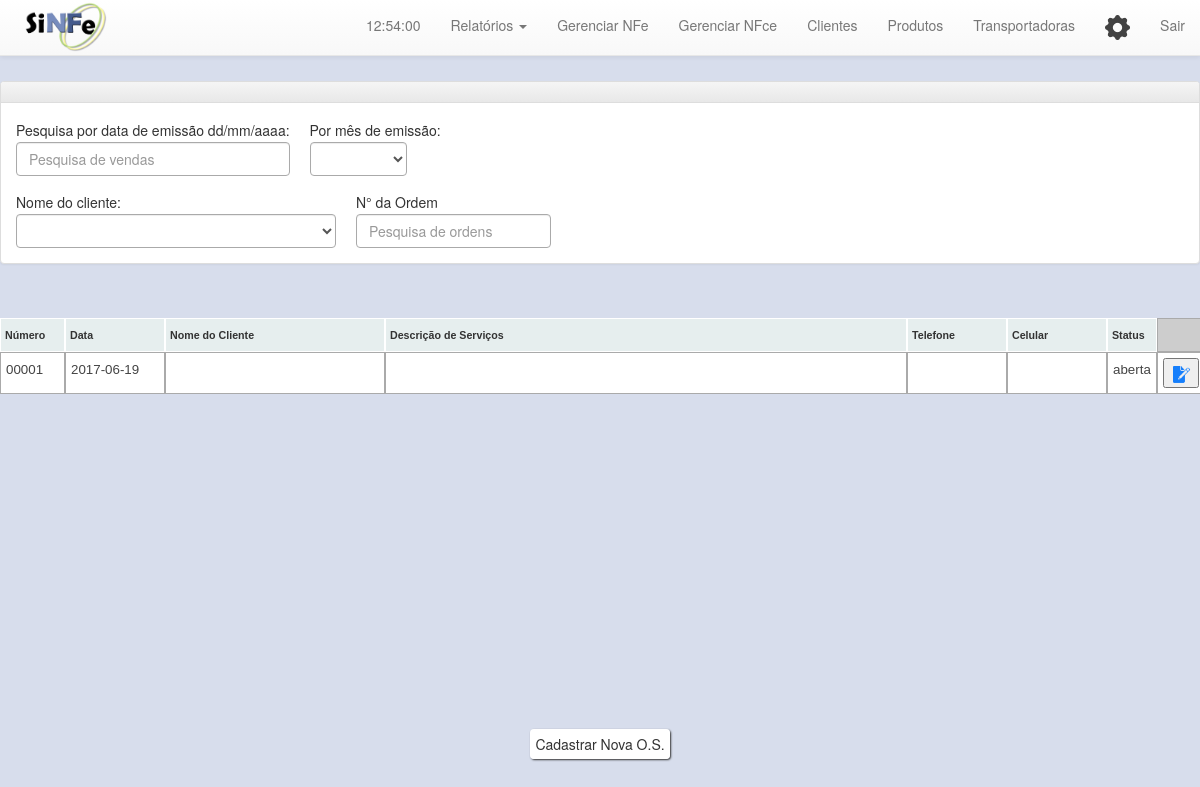
/ordem_lista.php (signed in), run on the app's committed database.
### tables this page shows
CREATE TABLE `tab_ordem` (
  `id_ordem` int(11) NOT NULL,
  `status_ordem` varchar(50) NOT NULL,
  `id_cliente_ordem` int(11) NOT NULL,
  `aberto_por_ordem` varchar(100) NOT NULL,
  `responsavel_ordem` varchar(100) NOT NULL,
  `data_hora_abertura_ordem` datetime NOT NULL,
  `data_hora_fechamento_ordem` datetime NOT NULL,
  `equip_ordem` varchar(200) NOT NULL,
  `serie_equip_ordem` varchar(50) NOT NULL,
  `garantia_yn_ordem` tinyint(1) NOT NULL,
  `contrato_yn_ordem` tinyint(1) NOT NULL,
  `avulso_yn_ordem` tinyint(1) NOT NULL,
  `n_aprov_yn_ordem` tinyint(1) NOT NULL,
  `inviavel_yn_ordem` tinyint(1) NOT NULL,
  `sem_conserto_yn_ordem` tinyint(1) NOT NULL,
  `garantia_ate_ordem` date NOT NULL,
  `val_pg_ordem` decimal(15,2) NOT NULL,
  `forma_pg_ordem` varchar(20) NOT NULL,
  `conserto_yn_ordem` tinyint(1) NOT NULL,
  `orcamento_yn_ordem` tinyint(1) NOT NULL,
  `tecnico_balcao_ordem` varchar(100) NOT NULL,
  `cabo_forca_yn_ordem` tinyint(1) NOT NULL,
  `cabo_video_yn_ordem` tinyint(1) NOT NULL,
  `bandejas_yn_ordem` tinyint(1) NOT NULL,
  `base_yn_ordem` tinyint(1) NOT NULL,
  `toner_yn_ordem` tinyint(1) NOT NULL,
  `cartucho_preto_yn_ordem` tinyint(1) NOT NULL,
  `cartucho_color_yn_ordem` tinyint(1) NOT NULL,
  `fonte_yn_ordem` tinyint(1) NOT NULL,
  `drive_dvd_yn_ordem` tinyint(1) NOT NULL,
  `pendrive_yn_ordem` tinyint(1) NOT NULL,
  `case_yn_ordem` tinyint(1) NOT NULL,
  `outro_ordem` varchar(200) NOT NULL,
  `defeito_rel_ordem` text NOT NULL,
  `defeito_const_ordem` text NOT NULL,
  `solucao_ordem` text NOT NULL,
  `obs_ordem` text NOT NULL,
  `val_a_pg_ordem` decimal(15,2) NOT NULL,
  `compr_ordem` varchar(60) NOT NULL,
  `tempo_exec_ordem` varchar(60) NOT NULL
);

### php/querys.php (called while the page is built, shortened)
<?php
	function ordem($pdo){
		$select = $pdo->query("SELECT * FROM tab_ordem ");
		return $select->fetchAll();
	}

### ordem_lista.php (the view, shortened to what this page needs)
<?php
	include "_app/Config.inc.php";
	$id = 0;
	$data = 0;
	$nome = '0';
	if(isset($_POST['id']) && $_POST['id'] != NULL){
		$ordem = ordem_id($pdo,$_POST['id']);
		$id = 1;
	}else {
		$ordem = ordem($pdo);
	}
	if($id == 0 && $nome == '0'){
		if(isset($_POST['data']) && $_POST['data'] != NULL){
			@$ordem = ordem_data($pdo,$_POST['data']);
			$data = 1;
		}else {
			@$ordem = ordem($pdo);
		}
	}
	if($data == 0 && $nome == '0' && $id == 0){
		if(isset($_POST['mes']) && $_POST['mes'] != NULL){
			$ordem = ordem_mensal($pdo,$_POST['mes']);
		}else {
			$ordem = ordem($pdo);
		}
	}
?>
<!DOCTYPE html>
<html moznomarginboxes mozdisallowselectionprint>
  <head>
    <link rel="stylesheet" type="text/css" href="css/ativos.css" />
    <link rel="stylesheet" type="text/css" href="js/tema/style.css" />
  </head>
  <?php include "menu_links.php";?>
    <section id="cadastro">
		<center>
			<div class="panel panel-default corpo">
				<div style="font-size: 14pt" class="panel-heading">
				</div>
				<div class="panel-body">
					<form style="position: relative; float: left" action="ordem_lista.php" method="post" >
						<div id="search">
							<span>
								Pesquisa por data de emissão dd/mm/aaaa:
							</span>
							<input class="form-control" type="text" name="data" id="pesquisa_2" placeholder="Pesquisa de vendas" autofocus />
						</div>
					</form>
					<form style="position: relative; float: left; margin-left: 10px;" action="ordem_lista.php" id="form_mes" method="post">
						<div id="search">
							<span>
								Por mês de emissão:
							</span>
							<select class="form-control" onchange="$('#form_mes').submit();" style="border: 0; width: auto" name="mes" id="pesquisa_2"/>
								<option></option>
								<option>11/2016</option>
						</div>
					</form>
					<br /><br /><br />
					<form style="position: relative; float: left" action="ordem_lista.php" method="post" style="display: inline-block">
					<div id="search">
						<span>
							Nome do cliente:
						</span>
						<select class="form-control" name="nome" style="width: 320px" onchange="this.form.submit()">
							<option></option>
						</select>
					</div>
				   </form>
				   <form style="position: relative; float: left; margin-left: 10px;" action="ordem_lista.php" method="post" style="display: inline-block">
					<div id="search">
						<span>
							N° da Ordem
						</span>
						<input class="form-control" type="text" name="id" id="pesquisa2" placeholder="Pesquisa de ordens" />
					</div>
				   </form>
			   </div>
			</div>
		</center>
		<br />
    	<div id="corpo_ordem" style="height: 400px; width: 1205px; overflow: auto;">
    		<table id="lista" class="tablesorter">
				<thead>
					<tr id="lista_titulo" style="text-align: center">
						<th style="width: 65px;">
							Número
						</th>
						<th style="width: 100px">
							Data
						</th>
						<th style="width: 220px;">
							Nome do Cliente
						</th>
						<th>
							Descrição de Serviços
						</th>
						<th style="width: 100px;">
							Telefone
						</th>
						<th style="width: 100px;">
							Celular
						</th>
						<th style="width: 50px;">
							Status
						</th>
						<td style="width: 35px">
						</td>
					</tr>
				</thead>
	    		<?php foreach($ordem as $key) { ?>
					<?php
						$cliente_view_1 = cliente_view_1_id($pdo,$key['id_cliente_ordem']);
						if($nome=='1'){
							if($_POST['nome'] == $key['id_cliente_ordem']){
					?>
									<tr id="lista_content">
										<td>
											<?php echo sprintf('%05d',$key['id_ordem']) ?>
										</td>
										<!--
										<td>
											<?php echo $cliente_view_1[0]['cpf_cnpj_cliente'] ?>
										</td>
										-->
										<td>
											<?php
												$data = explode(" ", $key['data_hora_abertura_ordem']);
												echo  $data[0];
											?>
										</td>
										<td>
											<?php echo $cliente_view_1[0]['nome_razao_social_cliente'] ?>
										</td>
										<td>
											<?php echo $key['defeito_rel_ordem'] ?>
										</td>
										<td>
											<?php echo $cliente_view_1[0]['telefone_cliente'] ?>
										</td>
										<td>
											<?php echo $cliente_view_1[0]['celular_cliente'] ?>
										</td>
										<td>
											<?php echo $key['status_ordem'] ?>
										</td>
										<td>
											<form action="edita_ordem.php" method="get">
												<input type="hidden" name="id" value="<?php echo $key['id_ordem'] ?>" />
												<button type="submit"><img src="imgs/editar.png" style="width: 20px; margin-bottom: -2px" /></button>
											</form>
										</td>
									</tr>
						<?php
								}
							}else{
						?>
									<tr id="lista_content">
										<td>
											<?php echo sprintf('%05d',$key['id_ordem']) ?>
										</td>
										<td>
											<?php
												$data = explode(" ", $key['data_hora_abertura_ordem']);
												echo  $data[0];
											?>
										</td>
										<td>
										</td>
										<td>
										</td>
										<td>
										</td>
										<td>
										</td>
										<td>
											<?php echo $key['status_ordem'] ?>
										</td>
										<td>
											<form action="edita_ordem.php" method="get">
												<button type="submit"><img src="imgs/editar.png" style="width: 20px; margin-bottom: -2px" /></button>
											</form>
										</td>
									</tr>
	    		<?php }} ?>
    		</table>
    	</div>
    	<br />
    	<span>
    		<a href="cria_ordem_pre_form.php" class="interno">Cadastrar Nova O.S.</a>
    	</span>
    </section>
  </body>
</html>

### css/ativos.css (style rules this page uses)
* { text-shadow: none !important; }
#cadastro { padding: 80px 00px 50px; border-top: 1px solid #ccc; line-height: 24px; text-align: center; }
#cadastro form input { border: 1px solid #aaa; }
#cadastro form select { border: 1px solid #aaa !important; }
.corpo { width: 1200px; min-width: 600px; text-align: left; }
#corpo_ordem { width: 1000px; max-width: 2000px; margin: 0 auto; text-align: left; }
td, th { border: 1px solid #aaa; }
.interno { padding: 5px; border: 0px solid #333; background: #fff; border-radius:4px; -moz-border-radius:4px; -webkit-border-radius:4px; box-shadow: 1px 1px 2px #333333; -moz-box-shadow: 1px 1px 2px #333333; -webkit-box-shadow: 1px 1px 2px #333333; }
.interno:link { text-decoration: none; color: #333; }
#lista { border-spacing: 0; border-collapse: separate; font-size: 10pt; }
#lista #lista_content td { background: #fff; color: #444; }
#lista #lista_content td { padding: 5px; }
#lista #lista_titulo td { padding: 5px; }
#search { margin-right: 10px; }

### js/tema/style.css (style rules this page uses)
table.tablesorter { font-family:arial; background-color: #CDCDCD; margin:10px 0pt 15px; font-size: 8pt; width: 100%; text-align: left; }
table.tablesorter thead tr th, table.tablesorter tfoot tr th { background-color: #e6EEEE; border: 1px solid #FFF; font-size: 8pt; padding: 4px; }
table.tablesorter tbody td { color: #3D3D3D; padding: 4px; background-color: #FFF; vertical-align: top; }

### data on the page
tab_ordem: id_ordem "00001", data_hora_abertura_ordem "2017-06-19", status_ordem "aberta"
